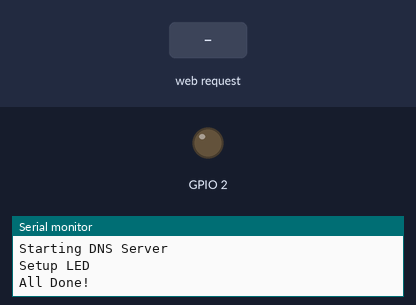
A program run on a simulated ESP32. Parts: output pins drawn as LEDs (lit = HIGH), the last lines printed to the serial monitor. The inputs (shaded band) are chosen by the test bench. Storage starts empty; not simulated (calls return 0 or success): secrets.h.

Above: at 1.2 s.
1.3 s: HTTP request GET /cmd?state=on received
At 2.4 s:
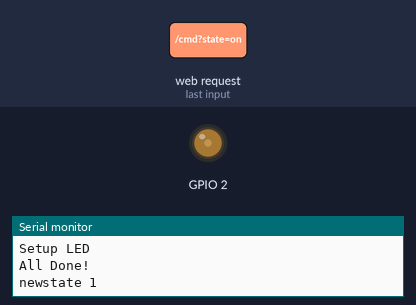
2.8 s: HTTP request GET /cmd?pwm=1 received
At 3.6 s:
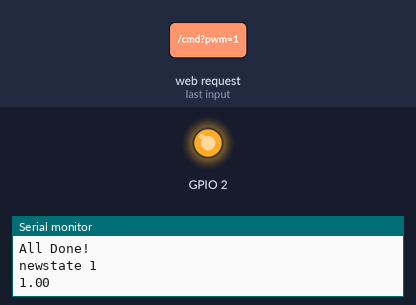
Timing chart, 0 to 5.8 s (numbered marks = the images above; inputs shaded):
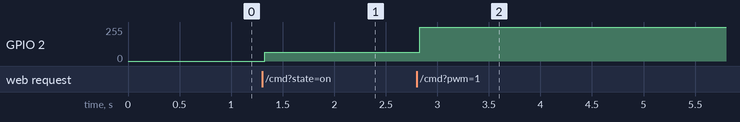

The program:

main.cpp
```cpp
#include <Arduino.h>

// This code is extended from https://github.com/me-no-dev/ESPAsyncWebServer/blob/master/examples/CaptivePortal/CaptivePortal.ino


#include <DNSServer.h>
#include <WiFi.h>
#include <AsyncTCP.h>
#include "ESPAsyncWebServer.h"

#include "FS.h"
#include "SPIFFS.h"

#include "secrets.h"

DNSServer dnsServer;
AsyncWebServer server(80);

// Globale Variablen
bool state = false;
bool newstate = state;

float pwm = 0.25;
float newpwm = pwm;

class CaptiveRequestHandler : public AsyncWebHandler {
public:
  CaptiveRequestHandler() {}
  virtual ~CaptiveRequestHandler() {}

  bool canHandle(AsyncWebServerRequest *request){
    //request->addInterestingHeader("ANY");
    return true;
  }

  void handleRequest(AsyncWebServerRequest *request) {
    Serial.println("CaptiveRequestHander::handleRequest");
    request->send(SPIFFS, "/index.html");
  }
};

// From https://github.com/me-no-dev/ESPAsyncWebServer/tree/master#handlers-and-how-do-they-work

// Handlers are evaluated in the order they are attached to the server.

void setupServer(){

  server.on("/cmd", HTTP_GET, [] (AsyncWebServerRequest *request) {
      if (request->hasParam("state")) {
        newstate = (request->getParam("state")->value() == "on");
        Serial.print("newstate ");
        Serial.println(newstate);
      }
      if (request->hasParam("pwm")) {
        newpwm = atof(request->getParam("pwm")->value().c_str());
        Serial.println(newpwm);
        if (newpwm<0.0 || newpwm>1.0) {
          newpwm = pwm;
        }
      }
      request->send(200, "text/plain", "OK");
  });

  // Static files
  server.serveStatic("/index.html", SPIFFS, "/index.html");
  server.serveStatic("/led.js", SPIFFS, "/led.js");
  server.serveStatic("/led.css", SPIFFS, "/led.css");

}


// From https://techtutorialsx.com/2019/02/23/esp32-arduino-list-all-files-in-the-spiffs-file-system/
void showFiles() {
  Serial.println("Files on SPIFFS:\n");
  File root = SPIFFS.open("/");
  File file = root.openNextFile();
  while(file) {
      Serial.print("FILE: ");
      Serial.println(file.name());
      file = root.openNextFile();
  }
}

void setup(){
  //your other setup stuff...
  Serial.begin(115200);

  if(!SPIFFS.begin(true)){
    Serial.println("An Error has occurred while mounting SPIFFS");
  } else {
    Serial.println("mounted SPIFFS");
    showFiles();
  }


  Serial.println();
  Serial.println("Setting up AP Mode");
  WiFi.mode(WIFI_AP);
  WiFi.softAP(MY_SSID);
  Serial.print("AP IP address: ");Serial.println(WiFi.softAPIP());
  Serial.println("Setting up Async WebServer");
  setupServer();
  Serial.println("Starting DNS Server");
  dnsServer.start(53, "*", WiFi.softAPIP());
  server.addHandler(new CaptiveRequestHandler()).setFilter(ON_AP_FILTER);//only when requested from AP
  //more handlers...
  server.begin();

  Serial.println("Setup LED");
  ledcSetup(0, 500, 13);  // Kanal 0, 500 Hz, 13 Bits Auflösung (maximale Bittiefe hängt von der Frequenz ab)
  ledcAttachPin(BUILTIN_LED, 0); // PWM Generator für Pin 2 mit Kanal 0
  Serial.println("All Done!");

}

void loop(){
  dnsServer.processNextRequest();
  if (state!=newstate || newpwm != pwm){
    state = newstate;
    pwm = newpwm;
    if (!state) {
      ledcWrite(0, 0);
    } else {
      ledcWrite(0, pwm*8191);
    }
  }
}
```

Measured:
- after the input at 1.3 s, GPIO 2: 0/255 → 64/255 at once
- after the input at 2.8 s, GPIO 2: 64/255 → 255/255 at once
